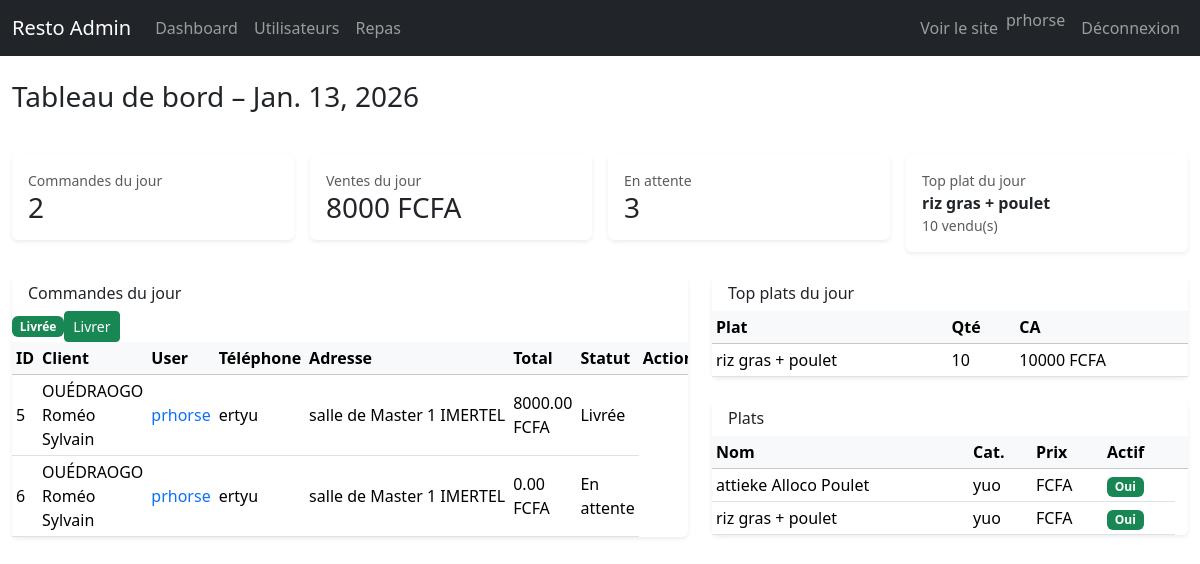
Page /staff/dashboard/ (signed in) on the committed database.
### shop/models.py (models this page shows, shortened)
class Meal(models.Model):
    category = models.ForeignKey(Category, on_delete=models.CASCADE, related_name='meals')
    name = models.CharField(max_length=150)
    slug = models.SlugField(unique=True)
    description = models.TextField(blank=True)
    is_active = models.BooleanField(default=True)
    image = models.ImageField(upload_to='meals/', blank=True, null=True)
    stock = models.PositiveIntegerField(default=0)  # stock global (optionnel)
    max_per_order = models.PositiveIntegerField(default=10)
    available_weekdays = models.JSONField(default=list, blank=True)  # ex: [0,2,4]

class Category(models.Model):
    name = models.CharField(max_length=100)
    slug = models.SlugField(unique=True)
    class Meta:
        verbose_name_plural = "Categories"

### orders/models.py (models this page shows, shortened)
class Order(models.Model):
    STATUS_CHOICES = (
        ("pending", "En attente"),
        ("confirmed", "Confirmée"),
        ("canceled", "Annulée"),
        ("delivered", "Livrée"),
    )
    user = models.ForeignKey(
        settings.AUTH_USER_MODEL,
        on_delete=models.CASCADE,
        null=True, blank=True,
        related_name="orders",
    )
    created_at = models.DateTimeField(auto_now_add=True)
    customer_name = models.CharField(max_length=150)
    phone = models.CharField(max_length=20)
    address = models.TextField(blank=True, default="")
    subtotal = models.DecimalField(max_digits=10, decimal_places=2, default=Decimal("0.00"))
    discount_total = models.DecimalField(max_digits=10, decimal_places=2, default=Decimal("0.00"))
    total = models.DecimalField(max_digits=10, decimal_places=2, default=Decimal("0.00"))
    promo_code = models.CharField(max_length=32, null=True, blank=True)
    status = models.CharField(max_length=20, choices=STATUS_CHOICES, default="pending")

### staff/views.py (the view)
# urls.py: path("dashboard/", views.admin_dashboard, name="admin_dashboard"),
@staff_member_required
def admin_dashboard(request):
    today = timezone.localdate()
    orders_today = Order.objects.filter(created_at__date=today)
    orders_count_today = orders_today.count()
    total_sales_today = orders_today.aggregate(total=Sum('total'))['total'] or 0
    pending_orders_count = Order.objects.filter(status='pending').count()
    top_meals = (
        OrderItem.objects
        .filter(order__created_at__date=today)
        .values('meal__name')
        .annotate(
            quantity_sold=Sum('quantity'),
            revenue=Sum(F('quantity') * F('unit_price')),
        )
        .order_by('-quantity_sold')[:5]
    )
    meals = Meal.objects.all().order_by('category__name', 'name')  # ← liste des plats
    context = {
        'today': today,
        'orders_count_today': orders_count_today,
        'total_sales_today': total_sales_today,
        'pending_orders_count': pending_orders_count,
        'top_meals': top_meals,
        'orders_today': orders_today,
        'meals': meals,  # ← on envoie au template
    }
    return render(request, 'admin/dashboard.html', context)

### orders/context_processors.py (called while the page is built)
def cart(request):
    return {"cart": Cart(request)}

### staff/templates/admin/dashboard.html (shortened to what this page needs)
{% extends "admin/base_admin.html" %}
{% block content %}
<div class="row mb-4">
  <div class="col-12">
    <h1 class="h3 mb-3">Tableau de bord – {{ today }}</h1>
  </div>
</div>
<div class="row g-3 mb-4">
  <div class="col-md-3 col-sm-6">
    <div class="card card-stat shadow-sm border-0">
      <div class="card-body">
        <div class="text-muted small">Commandes du jour</div>
        <div class="h3 mb-0">{{ orders_count_today }}</div>
      </div>
    </div>
  </div>
  <div class="col-md-3 col-sm-6">
    <div class="card card-stat shadow-sm border-0">
      <div class="card-body">
        <div class="text-muted small">Ventes du jour</div>
        <div class="h3 mb-0">{{ total_sales_today }} FCFA</div>
      </div>
    </div>
  </div>
  <div class="col-md-3 col-sm-6">
    <div class="card card-stat shadow-sm border-0">
      <div class="card-body">
        <div class="text-muted small">En attente</div>
        <div class="h3 mb-0">{{ pending_orders_count }}</div>
      </div>
    </div>
  </div>
  <div class="col-md-3 col-sm-6">
    <div class="card card-stat shadow-sm border-0">
      <div class="card-body">
        <div class="text-muted small">Top plat du jour</div>
        {% if top_meals %}
          <div class="fw-bold">
            {{ top_meals.0.meal__name }}
          </div>
          <div class="small text-muted">
            {{ top_meals.0.quantity_sold }} vendu(s)
          </div>
        {% else %}
          <div class="text-muted small">Aucune vente</div>
        {% endif %}
      </div>
    </div>
  </div>
</div>
<div class="row g-4">
  <div class="col-lg-7">
    <div class="card shadow-sm border-0">
      <div class="card-header bg-white border-0 d-flex justify-content-between align-items-center">
        <h2 class="h6 mb-0">Commandes du jour</h2>
      </div>
      <div class="card-body p-0">
        <div class="table-responsive">
          <table class="table table-sm mb-0 align-middle">
            <thead class="table-light">
              <tr>
                <th>ID</th>
                <th>Client</th>
                <th>User</th>
                <th>Téléphone</th>
                <th>Adresse</th>
                <th>Total</th>
                <th>Statut</th>
                <th>Action</th>
              </tr>
            </thead>
            <tbody>
              {% for order in orders_today %}
                <tr>
                  <td>{{ order.id }}</td>
                  <td>{{ order.customer_name }}</td>
                  <td>
                    {% if order.user %}
                      <a href="{% url 'staff:admin_user_detail' order.user.id %}" class="text-decoration-none">
                        {{ order.user.username }}
                      </a>
                    {% else %}
                      -
                    {% endif %}
                  </td>
                  <td>{{ order.phone|default:"-" }}</td>
                  <td class="text-truncate" style="max-width: 240px;">
                    {{ order.address|default:"-" }}
                  </td>
                  <td>{{ order.total }} FCFA</td>
                  <td>{{ order.get_status_display }}</td>
                    {% if order.status != 'delivered' %}
                      <form method="post" action="{% url 'staff:mark_order_delivered' order.id %}">
                        <button class="btn btn-sm btn-success" type="submit">
                          Livrer
                        </button>
                      </form>
                    {% else %}
                      <span class="badge bg-success">Livrée</span>
                    {% endif %}
                </tr>
              {% empty %}
                <tr>
                  <td colspan="6" class="text-center text-muted py-3">
                    Aucune commande aujourd’hui.
                  </td>
                </tr>
              {% endfor %}
            </tbody>
          </table>
        </div>
      </div>
    </div>
  </div>
  <div class="col-lg-5">
    <div class="card shadow-sm border-0 mb-4">
      <div class="card-header bg-white border-0 d-flex justify-content-between align-items-center">
        <h2 class="h6 mb-0">Top plats du jour</h2>
      </div>
      <div class="card-body p-0">
        <div class="table-responsive">
          <table class="table table-sm mb-0 align-middle">
            <thead class="table-light">
              <tr>
                <th>Plat</th>
                <th>Qté</th>
                <th>CA</th>
              </tr>
            </thead>
            <tbody>
              {% for m in top_meals %}
                <tr>
                  <td>{{ m.meal__name }}</td>
                  <td>{{ m.quantity_sold }}</td>
                  <td>{{ m.revenue }} FCFA</td>
                </tr>
              {% empty %}
                <tr>
                  <td colspan="3" class="text-center text-muted py-3">
                    Aucune vente aujourd’hui.
                  </td>
                </tr>
              {% endfor %}
            </tbody>
          </table>
        </div>
      </div>
    </div>
    <div class="card shadow-sm border-0">
      <div class="card-header bg-white border-0 d-flex justify-content-between align-items-center">
        <h2 class="h6 mb-0">Plats</h2>
      </div>
      <div class="card-body p-0" style="max-height: 320px; overflow-y: auto;">
        <table class="table table-sm mb-0 align-middle">
          <thead class="table-light">
            <tr>
              <th>Nom</th>
              <th>Cat.</th>
              <th>Prix</th>
              <th>Actif</th>
              <th></th>
            </tr>
          </thead>
          <tbody>
            {% for meal in meals %}
              <tr>
                <td>{{ meal.name }}</td>
                <td>{{ meal.category.name }}</td>
                <td>{{ meal.price }} FCFA</td>
                <td>
                  {% if meal.is_active %}
                    <span class="badge bg-success">Oui</span>
                  {% else %}
                    <span class="badge bg-secondary">Non</span>
                  {% endif %}
                </td>
              </tr>
            {% empty %}
              <tr>
                <td colspan="5" class="text-center text-muted py-3">
                  Aucun plat enregistré.
                </td>
              </tr>
            {% endfor %}
          </tbody>
        </table>
      </div>
    </div>
  </div>
</div>
{% endblock %}

### staff/templates/admin/base_admin.html (shortened to what this page needs)
{% load static %}
<!DOCTYPE html>
<html lang="fr">
<head>
  <link
    href="https://cdn.jsdelivr.net/npm/bootstrap@5.3.3/dist/css/bootstrap.min.css"
    rel="stylesheet"
  >
</head>
<body>
<nav class="navbar navbar-expand-lg navbar-dark bg-dark mb-4">
  <div class="container-fluid">
    <a class="navbar-brand" href="{% url 'staff:admin_dashboard' %}">Resto Admin</a>
    <div class="collapse navbar-collapse" id="adminNav">
      <ul class="navbar-nav me-auto">
        <li class="nav-item">
          <a class="nav-link" href="{% url 'staff:admin_dashboard' %}">Dashboard</a>
        </li>
        <li class="nav-item">
          <a class="nav-link" href="{% url 'staff:admin_user_list' %}">Utilisateurs</a>
        </li>
        <li class="nav-item">
          <a class="nav-link" href="{% url 'staff:meal_list' %}">Repas</a>
        </li>
      </ul>
      <ul class="navbar-nav ms-auto">
        <li class="nav-item">
          <a class="nav-link" href="{% url 'shop:meal_list' %}" target="_blank">
            Voir le site
          </a>
        </li>
        {% if user.is_authenticated %}
          <li class="nav-item">
            <span class="navbar-text me-2">
              {{ user.username }}
            </span>
          </li>
          <li class="nav-item">
            <a class="nav-link" href="{% url 'comptes:logout' %}?next={% url 'staff:admin_dashboard' %}">
              Déconnexion
            </a>
          </li>
        {% endif %}
      </ul>
    </div>
  </div>
</nav>
<div class="container-fluid mb-5">
  {% block content %}{% endblock %}
</div>
</body>
</html>

### rows in the picture
Meal: name "riz gras + poulet", meal__name "riz gras + poulet", quantity_sold "10", revenue "10000", category.name "yuo", is_active "Oui"
Order: id "5", customer_name "OUÉDRAOGO Roméo Sylvain", user.username "prhorse", phone "ertyu", address "salle de Master 1 IMERTEL", total "8000.00", status "Livrée"
Order: id "6", customer_name "OUÉDRAOGO Roméo Sylvain", user.username "prhorse", phone "ertyu", address "salle de Master 1 IMERTEL", total "0.00", status "En attente", shows "Livrer"
Meal: name "attieke Alloco Poulet", category.name "yuo", is_active "Oui"

### other values in the picture
{{ user.username }} "prhorse"
{{ today }} "Jan. 13, 2026"
{{ orders_count_today }} "2"
{{ total_sales_today }} "8000"
{{ pending_orders_count }} "3"
{{ top_meals.0.quantity_sold }} "10"
